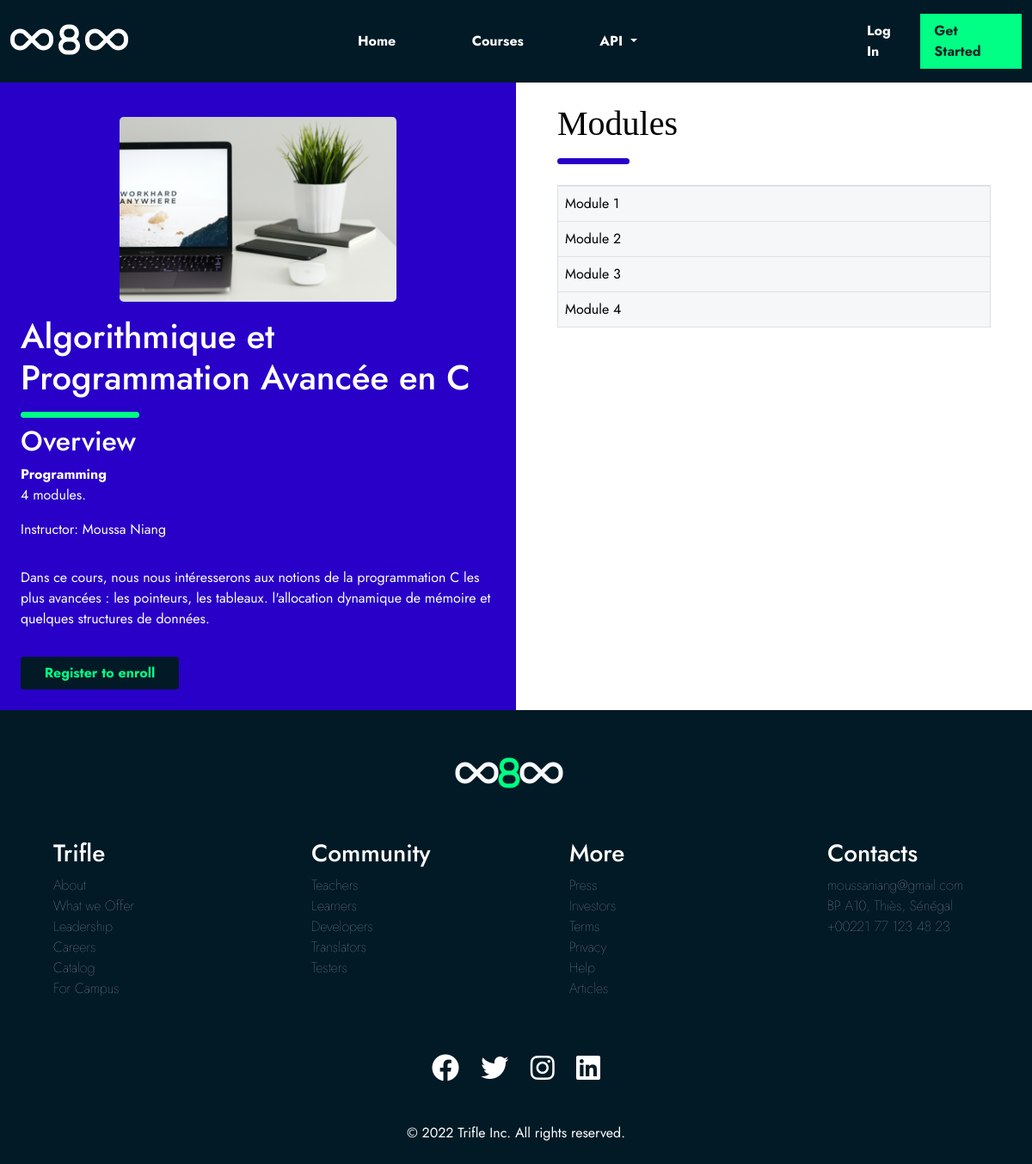
Page /course/course1/ on the committed database.
### courses/models.py (models this page shows, shortened)
class Course(models.Model):
    owner = models.ForeignKey(User, related_name='courses_created', on_delete=models.CASCADE)
    subject = models.ForeignKey(Subject, related_name='courses', on_delete=models.CASCADE)
    title = models.CharField(max_length=200)
    slug = models.SlugField(max_length=200, unique=True)
    overview = models.TextField()
    created = models.DateTimeField(auto_now_add=True)
    updated = models.DateTimeField(auto_now=True)
    students = models.ManyToManyField(User, related_name='courses_joined', blank=True)
    image = models.FileField(upload_to='images')
    class Meta:
        ordering = ['-created']

class Subject(models.Model):
    title = models.CharField(max_length=200)
    slug = models.SlugField(max_length=200, unique=True)
    class Meta:
        ordering = ['title']

class Module(models.Model):
    course = models.ForeignKey(Course, related_name='modules', on_delete=models.CASCADE)
    title = models.CharField(max_length=200)
    description = models.TextField(blank=True)
    order = OrderField(blank=True, for_fields=['course'])
    class Meta:
        ordering = ['order']

### courses/views.py (the view)
class CourseDetailView(DetailView):
    model = Course
    template_name = 'courses/course/detail.html'
    def get_context_data(self, **kwargs):
        context = super().get_context_data(**kwargs)
        context['enroll_form'] = CourseEnrollForm(
                                    initial={'course':self.object})
        return context

### courses/templates/courses/course/detail.html (shortened to what this page needs)
{% extends "base.html" %}
{% load static %}
{% block extracss %} <link rel="stylesheet" href="{% static 'css/course_detail.css' %}"></link> {% endblock %}
{% block content %}
    {% with subject=object.subject %}
    <div class="container-fluid d-flex p-0">
        <div class="module p-4 col-6 d-flex flex-column bg-purple text-white">
            <img src="{{ object.image.url }}" alt="" class="img-fluid col-7 my-3 mx-auto rounded-3">
            <h1>
                {{ object.title }}
            </h1>
            <div class="line bg-green col-3 my-2"></div>
            <h2>Overview</h2>
            <a href="{% url "course_list_subject" subject.slug %}" class="text-white fw-bold">
            {{ subject.title }}</a>
            <p>{{ object.modules.count }} modules.</p>
            <p class="">Instructor: {{ object.owner.get_full_name }}</p>
            <p>{{ object.overview|linebreaks }}</p>
            {% if request.user.is_authenticated %}
                <form action="{% url "student_enroll_course" %}" method="post" class="mx-auto w-100">
                {{ enroll_form }}
                {% csrf_token %}
                <button type="submit" class="btn color-green fw-bold col-4 bg-blue border-2 rounded-3 mx-auto">Enroll Now</button>
                </form>
            {% else %}
                <a href="{% url "register" %}" class="button btn color-purple bg-blue color-green fw-bold col-4">
                    Register to enroll
                </a>
          {% endif %}
        </div>
        <div class="modules py-4 px-5 col-6">
            <h1 class="league-spartan">Modules</h1>
            <div class="line bg-purple col-2 mt-3 mb-4"></div>
            <ul class="list-unstyled border border-purple module-list">
                {% for module in object.modules.all %}
                    <li class="p-2 border-top">{{ module.title }}</li>
                {% endfor %}
            </ul>
        </div>
    </div>
    {% endwith %}
{% endblock %}

### static/css/base.css (style rules this page uses)
:root { --blue: rgb(2, 26, 38); --green: #00ff84; --orange: #FF4949; --purple: rgb(40, 0, 200); }
html { font-size: 16px; }
body { padding: 0px; font-family: 'Glacial Indifference', 'GT Walsheim', 'Jost', 'Roboto'; color: black !important; display: flex; flex-direction: column; justify-content: space-between; min-height: 100vh; }
.league-spartan { font-family: 'League Spartan'; }
a { text-decoration: none; color: black; }
.bg-green { background-color: var(--green); }
.bg-purple { background-color: var(--purple); }
.color-purple { color: var(--purple); }
.color-green { color: var(--green); }
.bg-blue { background-color: var(--blue); }
.border-purple { border-color: var(--purple); }
.line { height: 7px; border-radius: 8px; }

### static/css/course_detail.css (style rules this page uses)
.module-list { background-color: rgb(245, 247, 249); }

### rows in the picture
Course: image (picture), title "Algorithmique et Programmation Avancée en C", modules.count "4", owner.get_full_name "Moussa Niang", overview "Dans ce cours, nous nous intéresserons aux notions de la programmation C les plus avancées : les pointeurs, les tableaux. l'allocation dynamique de mémoire et quelques structures de données."
Subject: title "Programming"
Module: title "Module 1"
Module: title "Module 2"
Module: title "Module 3"
Module: title "Module 4"
